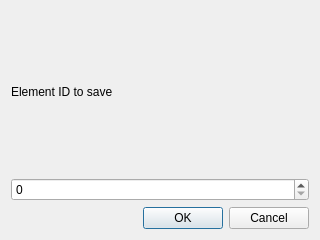
<?xml version="1.0" encoding="UTF-8"?>
<ui version="4.0">
 <class>el_to_save_form</class>
 <widget class="QDialog" name="el_to_save_form">
  <property name="geometry">
   <rect>
    <x>0</x>
    <y>0</y>
    <width>320</width>
    <height>240</height>
   </rect>
  </property>
  <property name="windowTitle">
   <string>Dialog</string>
  </property>
  <layout class="QGridLayout" name="gridLayout">
   <item row="2" column="0">
    <widget class="QDialogButtonBox" name="buttonBox">
     <property name="orientation">
      <enum>Qt::Horizontal</enum>
     </property>
     <property name="standardButtons">
      <set>QDialogButtonBox::Cancel|QDialogButtonBox::Ok</set>
     </property>
    </widget>
   </item>
   <item row="1" column="0">
    <widget class="QSpinBox" name="spinBox"/>
   </item>
   <item row="0" column="0">
    <widget class="QLabel" name="label">
     <property name="text">
      <string>Element ID to save</string>
     </property>
    </widget>
   </item>
  </layout>
 </widget>
 <resources/>
 <connections>
  <connection>
   <sender>buttonBox</sender>
   <signal>accepted()</signal>
   <receiver>el_to_save_form</receiver>
   <slot>accept()</slot>
   <hints>
    <hint type="sourcelabel">
     <x>248</x>
     <y>254</y>
    </hint>
    <hint type="destinationlabel">
     <x>157</x>
     <y>274</y>
    </hint>
   </hints>
  </connection>
  <connection>
   <sender>buttonBox</sender>
   <signal>rejected()</signal>
   <receiver>el_to_save_form</receiver>
   <slot>reject()</slot>
   <hints>
    <hint type="sourcelabel">
     <x>316</x>
     <y>260</y>
    </hint>
    <hint type="destinationlabel">
     <x>286</x>
     <y>274</y>
    </hint>
   </hints>
  </connection>
 </connections>
</ui>
